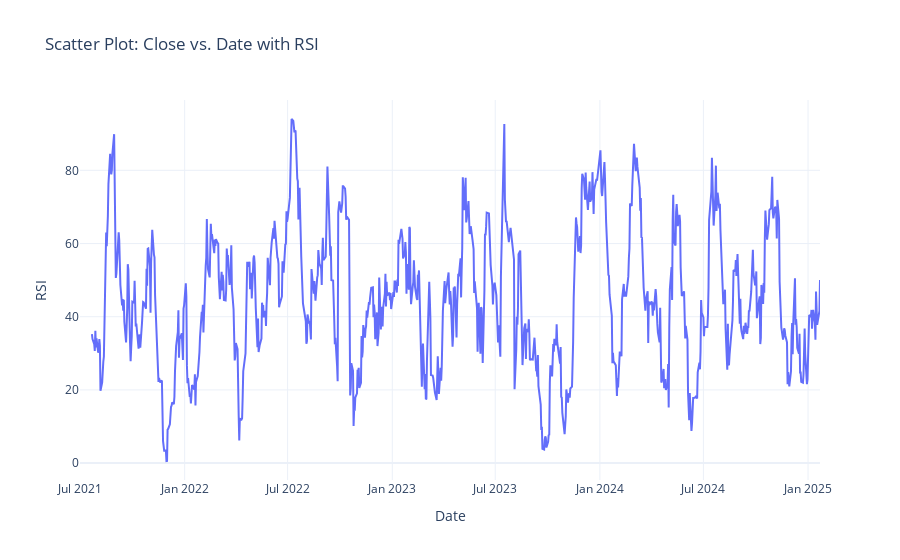
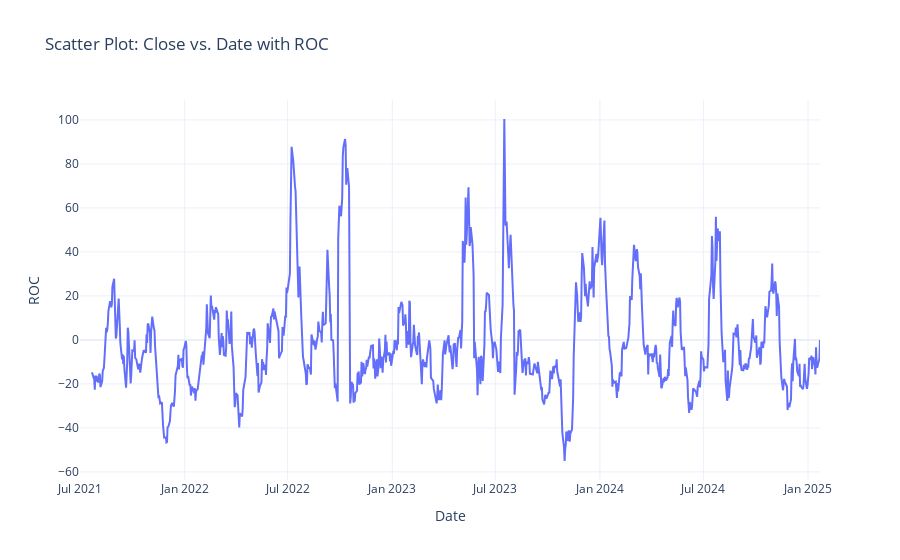
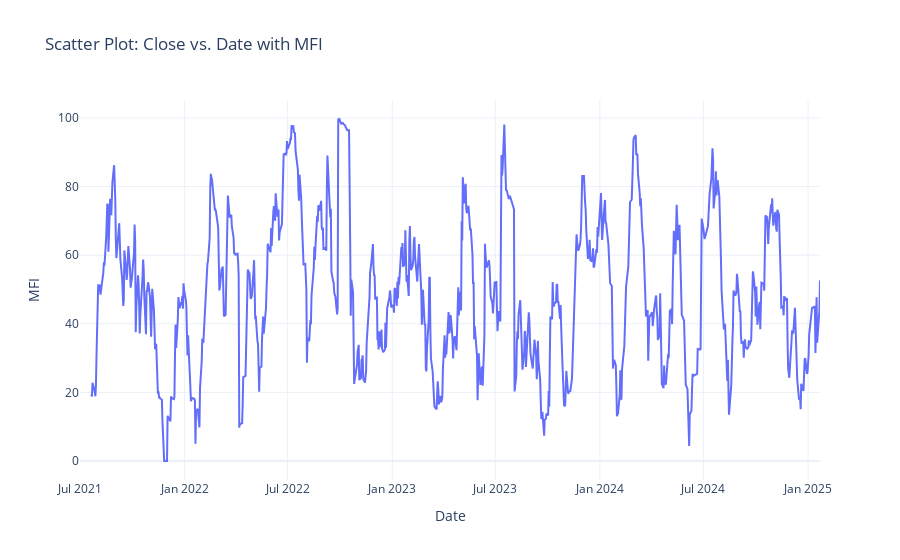
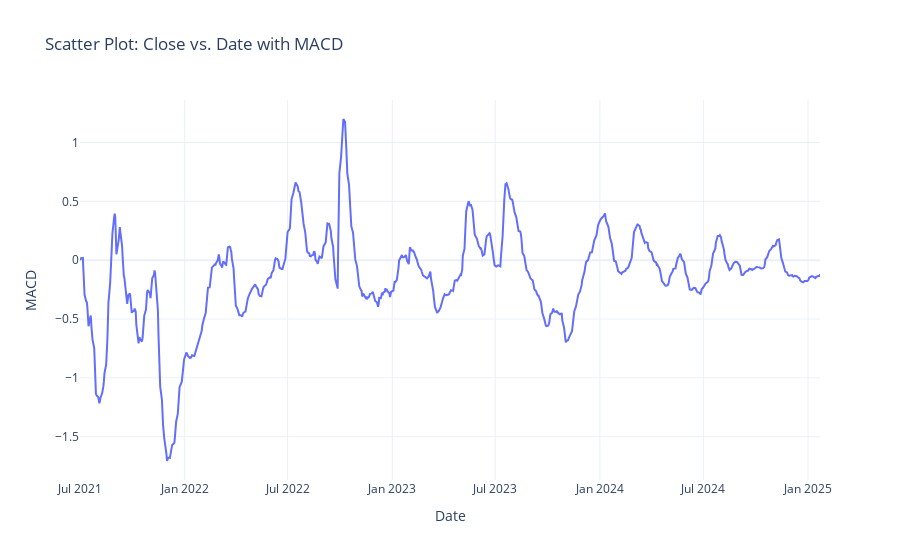

Notebook source saved alongside these figures, in order:
### Code cell
# Graph indicators candlestick
# rsi
rsi_fig = go.Figure()
rsi_fig.add_trace(go.Scatter(x=data['Date'], y=data['RSI'], name="RSI"))
rsi_fig.update_layout(
    title="Scatter Plot: Close vs. Date with RSI",
    xaxis_title="Date",
    yaxis_title="RSI",
    template="plotly_white", 
    coloraxis_colorbar=dict(
        title="RSI"
    )
)
rsi_fig.show()
# ROC
roc_fig = go.Figure()
roc_fig.add_trace(go.Scatter(x=data['Date'], y=data['ROC'], name="ROC"))
roc_fig.update_layout(
    title="Scatter Plot: Close vs. Date with ROC",
    xaxis_title="Date",
    yaxis_title="ROC",
    template="plotly_white", 
    coloraxis_colorbar=dict(
        title="ROC"
    )
)
roc_fig.show()
# MFI
mfi_fig = go.Figure()
mfi_fig.add_trace(go.Scatter(x=data['Date'], y=data['MFI'], name="MFI"))
mfi_fig.update_layout(
    title="Scatter Plot: Close vs. Date with MFI",
    xaxis_title="Date",
    yaxis_title="MFI",
    template="plotly_white", 
    coloraxis_colorbar=dict(
        title="MFI"
    )
)
mfi_fig.show()
# MACD
macd_fig = go.Figure()
macd_fig.add_trace(go.Scatter(x=data['Date'], y=data['MACD_Line'], name="MACD_Line"))
macd_fig.update_layout(
    title="Scatter Plot: Close vs. Date with MACD",
    xaxis_title="Date",
    yaxis_title="MACD",
    template="plotly_white", 
    coloraxis_colorbar=dict(
        title="MACD"
    )
)
macd_fig.show()

### Figure 1 — Plotly figure (JSON) as saved in the notebook; plotly's stock layout.template omitted (floating-point values rounded to 4 significant figures; data arrays with more than 128 entries replaced by an {"elided": "..."} marker saying what was removed)
{"data": [{"name": "RSI", "type": "scatter", "x": {"elided": "894 str values"}, "y": {"elided": "894 float values"}}], "layout": {"coloraxis": {"colorbar": {"title": {"text": "RSI"}}}, "title": {"text": "Scatter Plot: Close vs. Date with RSI"}, "xaxis": {"title": {"text": "Date"}}, "yaxis": {"title": {"text": "RSI"}}}}

### Figure 2 — Plotly figure (JSON) as saved in the notebook; plotly's stock layout.template omitted (floating-point values rounded to 4 significant figures; data arrays with more than 128 entries replaced by an {"elided": "..."} marker saying what was removed)
{"data": [{"name": "ROC", "type": "scatter", "x": {"elided": "894 str values"}, "y": {"elided": "894 float values"}}], "layout": {"coloraxis": {"colorbar": {"title": {"text": "ROC"}}}, "title": {"text": "Scatter Plot: Close vs. Date with ROC"}, "xaxis": {"title": {"text": "Date"}}, "yaxis": {"title": {"text": "ROC"}}}}

### Figure 3 — Plotly figure (JSON) as saved in the notebook; plotly's stock layout.template omitted (floating-point values rounded to 4 significant figures; data arrays with more than 128 entries replaced by an {"elided": "..."} marker saying what was removed)
{"data": [{"name": "MFI", "type": "scatter", "x": {"elided": "894 str values"}, "y": {"elided": "894 float values"}}], "layout": {"coloraxis": {"colorbar": {"title": {"text": "MFI"}}}, "title": {"text": "Scatter Plot: Close vs. Date with MFI"}, "xaxis": {"title": {"text": "Date"}}, "yaxis": {"title": {"text": "MFI"}}}}

### Figure 4 — Plotly figure (JSON) as saved in the notebook; plotly's stock layout.template omitted (floating-point values rounded to 4 significant figures; data arrays with more than 128 entries replaced by an {"elided": "..."} marker saying what was removed)
{"data": [{"name": "MACD_Line", "type": "scatter", "x": {"elided": "894 str values"}, "y": {"elided": "894 float values"}}], "layout": {"coloraxis": {"colorbar": {"title": {"text": "MACD"}}}, "title": {"text": "Scatter Plot: Close vs. Date with MACD"}, "xaxis": {"title": {"text": "Date"}}, "yaxis": {"title": {"text": "MACD"}}}}
